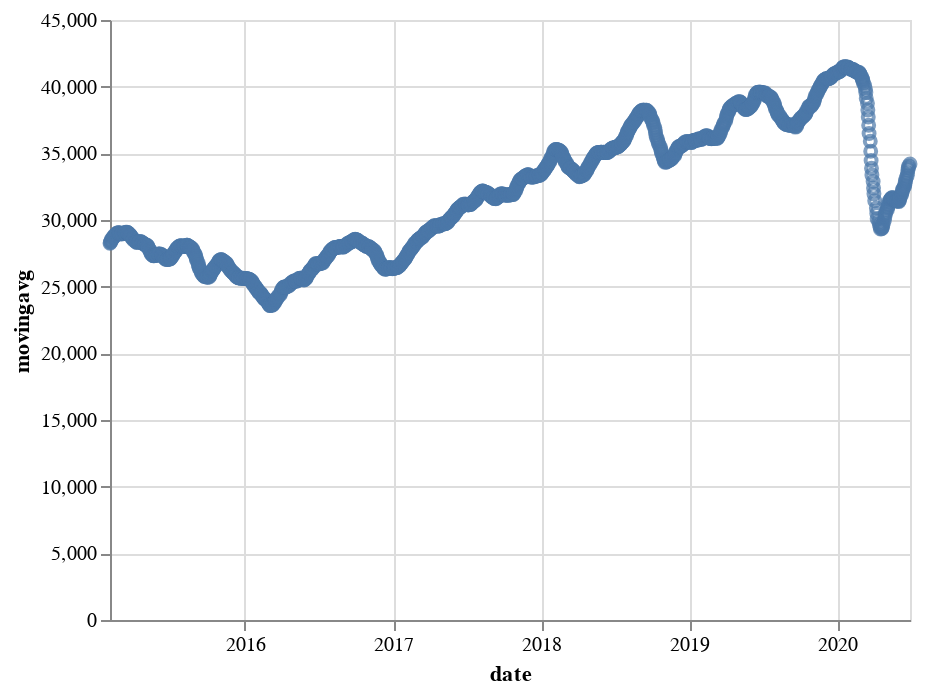

Source (notebook cell):
### Code cell
altdata_fourweek = stock_weekmovingavg(4, bse_data)
altdata_fourweek.reset_index(inplace=True)
altdata_fourweek.rename(columns={list(altdata_fourweek)[0]:'date'}, inplace=True)
alt.Chart(altdata_fourweek).mark_point().encode(
    x='date',
    y='movingavg'
)

### Figure 1 — Vega-Lite specification as saved in the notebook (floating-point values rounded to 4 significant figures; data arrays with more than 128 entries replaced by an {"elided": "..."} marker saying what was removed)
{"config": {"view": {"continuousWidth": 400, "continuousHeight": 300}}, "data": {"name": "data-d57e2befda861b6257ad93951bd00639"}, "mark": "point", "encoding": {"x": {"field": "date", "type": "temporal"}, "y": {"field": "movingavg", "type": "quantitative"}}, "$schema": "https://vega.github.io/schema/vega-lite/v4.17.0.json", "datasets": {"data-d57e2befda861b6257ad93951bd00639": {"elided": "1325 records"}}}
